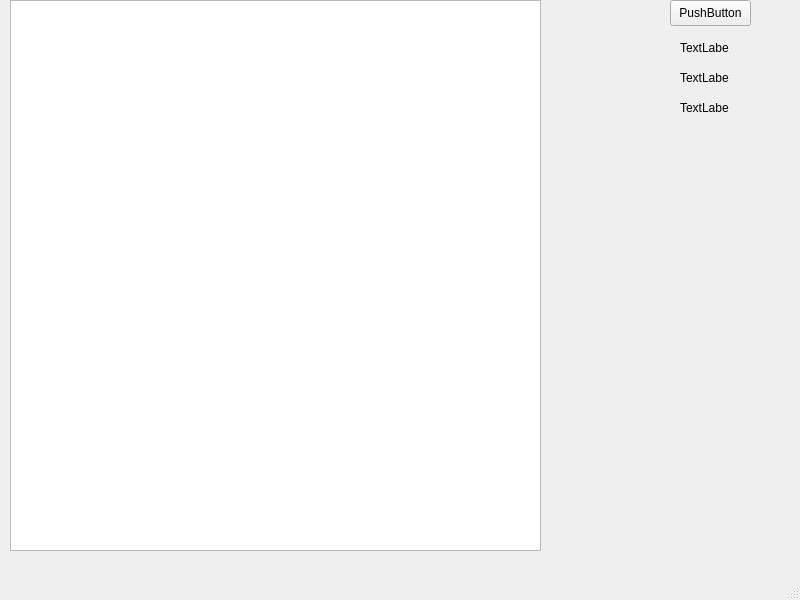
<?xml version="1.0" encoding="UTF-8"?>
<ui version="4.0">
 <class>MainWindow</class>
 <widget class="QMainWindow" name="MainWindow">
  <property name="geometry">
   <rect>
    <x>0</x>
    <y>0</y>
    <width>800</width>
    <height>600</height>
   </rect>
  </property>
  <property name="windowTitle">
   <string>MainWindow</string>
  </property>
  <widget class="QWidget" name="centralwidget">
   <widget class="QPushButton" name="btnStart">
    <property name="geometry">
     <rect>
      <x>670</x>
      <y>0</y>
      <width>81</width>
      <height>26</height>
     </rect>
    </property>
    <property name="text">
     <string>PushButton</string>
    </property>
   </widget>
   <widget class="QLabel" name="lblSpeed">
    <property name="geometry">
     <rect>
      <x>680</x>
      <y>40</y>
      <width>49</width>
      <height>16</height>
     </rect>
    </property>
    <property name="text">
     <string>TextLabel</string>
    </property>
   </widget>
   <widget class="QLabel" name="lblDistance">
    <property name="geometry">
     <rect>
      <x>680</x>
      <y>70</y>
      <width>49</width>
      <height>16</height>
     </rect>
    </property>
    <property name="text">
     <string>TextLabel</string>
    </property>
   </widget>
   <widget class="QLabel" name="lblTime">
    <property name="geometry">
     <rect>
      <x>680</x>
      <y>100</y>
      <width>49</width>
      <height>16</height>
     </rect>
    </property>
    <property name="text">
     <string>TextLabel</string>
    </property>
   </widget>
   <widget class="QGraphicsView" name="plotWidget">
    <property name="geometry">
     <rect>
      <x>10</x>
      <y>0</y>
      <width>531</width>
      <height>551</height>
     </rect>
    </property>
   </widget>
  </widget>
  <widget class="QMenuBar" name="menubar">
   <property name="geometry">
    <rect>
     <x>0</x>
     <y>0</y>
     <width>800</width>
     <height>25</height>
    </rect>
   </property>
  </widget>
  <widget class="QStatusBar" name="statusbar"/>
 </widget>
 <resources/>
 <connections/>
</ui>
